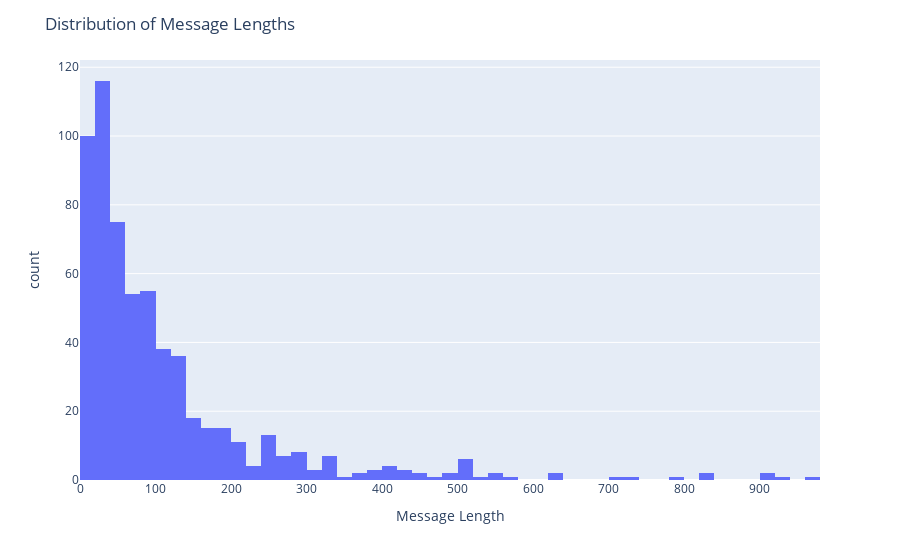

Here is the notebook cell this chart was saved with:
### Code cell
# Assuming your DataFrame is named df
message_lengths = data['message'].str.len()

# Create a histogram plot using Plotly Express
fig = px.histogram(x=message_lengths, nbins=50, labels={'x': 'Message Length', 'y': 'Frequency'})
fig.update_layout(title='Distribution of Message Lengths')
fig.show()

#Save
fig.write_image('./images/message_length_histogram.pdf', format='pdf')

### Figure 1 — Plotly figure (JSON) as saved in the notebook; plotly's stock layout.template omitted (floating-point values rounded to 4 significant figures; data arrays with more than 128 entries replaced by an {"elided": "..."} marker saying what was removed)
{"data": [{"alignmentgroup": "True", "bingroup": "x", "hovertemplate": "Message Length=%{x}<br>count=%{y}<extra></extra>", "legendgroup": "", "marker": {"color": "#636efa", "pattern": {"shape": ""}}, "name": "", "nbinsx": 50, "offsetgroup": "", "orientation": "v", "showlegend": false, "type": "histogram", "x": {"elided": "614 int values"}, "xaxis": "x", "yaxis": "y"}], "layout": {"barmode": "relative", "legend": {"tracegroupgap": 0}, "margin": {"t": 60}, "title": {"text": "Distribution of Message Lengths"}, "xaxis": {"anchor": "y", "domain": [0, 1], "title": {"text": "Message Length"}}, "yaxis": {"anchor": "x", "domain": [0, 1], "title": {"text": "count"}}}}
